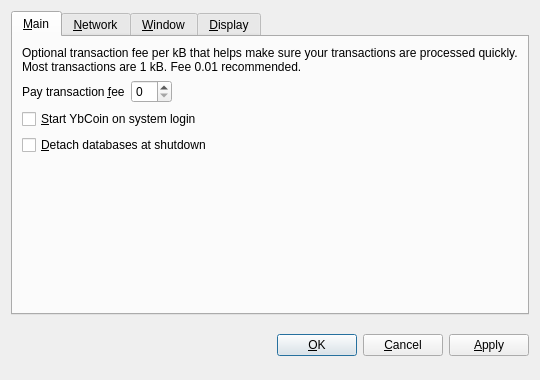
<?xml version="1.0" encoding="UTF-8"?>
<ui version="4.0">
 <class>OptionsDialog</class>
 <widget class="QDialog" name="OptionsDialog">
  <property name="geometry">
   <rect>
    <x>0</x>
    <y>0</y>
    <width>540</width>
    <height>380</height>
   </rect>
  </property>
  <property name="windowTitle">
   <string>Options</string>
  </property>
  <property name="modal">
   <bool>true</bool>
  </property>
  <layout class="QVBoxLayout" name="verticalLayout">
   <item>
    <widget class="QTabWidget" name="tabWidget">
     <property name="tabPosition">
      <enum>QTabWidget::North</enum>
     </property>
     <property name="currentIndex">
      <number>0</number>
     </property>
     <widget class="QWidget" name="tabMain">
      <attribute name="title">
       <string>&amp;Main</string>
      </attribute>
      <layout class="QVBoxLayout" name="verticalLayout_Main">
       <item>
        <widget class="QLabel" name="transactionFeeInfoLabel">
         <property name="text">
          <string>Optional transaction fee per kB that helps make sure your transactions are processed quickly. Most transactions are 1 kB. Fee 0.01 recommended.</string>
         </property>
         <property name="textFormat">
          <enum>Qt::PlainText</enum>
         </property>
         <property name="wordWrap">
          <bool>true</bool>
         </property>
        </widget>
       </item>
       <item>
        <layout class="QHBoxLayout" name="horizontalLayout_Main">
         <item>
          <widget class="QLabel" name="transactionFeeLabel">
           <property name="text">
            <string>Pay transaction &amp;fee</string>
           </property>
           <property name="textFormat">
            <enum>Qt::PlainText</enum>
           </property>
           <property name="buddy">
            <cstring>transactionFee</cstring>
           </property>
          </widget>
         </item>
         <item>
          <widget class="BitcoinAmountField" name="transactionFee"/>
         </item>
         <item>
          <spacer name="horizontalSpacer_Main">
           <property name="orientation">
            <enum>Qt::Horizontal</enum>
           </property>
           <property name="sizeHint" stdset="0">
            <size>
             <width>40</width>
             <height>20</height>
            </size>
           </property>
          </spacer>
         </item>
        </layout>
       </item>
       <item>
        <widget class="QCheckBox" name="bitcoinAtStartup">
         <property name="toolTip">
          <string>Automatically start YbCoin after logging in to the system.</string>
         </property>
         <property name="text">
          <string>&amp;Start YbCoin on system login</string>
         </property>
        </widget>
       </item>
       <item>
        <widget class="QCheckBox" name="detachDatabases">
         <property name="toolTip">
          <string>Detach block and address databases at shutdown. This means they can be moved to another data directory, but it slows down shutdown. The wallet is always detached.</string>
         </property>
         <property name="text">
          <string>&amp;Detach databases at shutdown</string>
         </property>
        </widget>
       </item>
       <item>
        <spacer name="verticalSpacer_Main">
         <property name="orientation">
          <enum>Qt::Vertical</enum>
         </property>
         <property name="sizeHint" stdset="0">
          <size>
           <width>20</width>
           <height>40</height>
          </size>
         </property>
        </spacer>
       </item>
      </layout>
     </widget>
     <widget class="QWidget" name="tabNetwork">
      <attribute name="title">
       <string>&amp;Network</string>
      </attribute>
      <layout class="QVBoxLayout" name="verticalLayout_Network">
       <item>
        <widget class="QCheckBox" name="mapPortUpnp">
         <property name="toolTip">
          <string>Automatically open the YbCoin client port on the router. This only works when your router supports UPnP and it is enabled.</string>
         </property>
         <property name="text">
          <string>Map port using &amp;UPnP</string>
         </property>
        </widget>
       </item>
       <item>
        <widget class="QCheckBox" name="connectSocks">
         <property name="toolTip">
          <string>Connect to the YbCoin network through a SOCKS proxy (e.g. when connecting through Tor).</string>
         </property>
         <property name="text">
          <string>&amp;Connect through SOCKS proxy:</string>
         </property>
        </widget>
       </item>
       <item>
        <layout class="QHBoxLayout" name="horizontalLayout_Network">
         <item>
          <widget class="QLabel" name="proxyIpLabel">
           <property name="text">
            <string>Proxy &amp;IP:</string>
           </property>
           <property name="textFormat">
            <enum>Qt::PlainText</enum>
           </property>
           <property name="buddy">
            <cstring>proxyIp</cstring>
           </property>
          </widget>
         </item>
         <item>
          <widget class="QValidatedLineEdit" name="proxyIp">
           <property name="maximumSize">
            <size>
             <width>140</width>
             <height>16777215</height>
            </size>
           </property>
           <property name="toolTip">
            <string>IP address of the proxy (e.g. 127.0.0.1)</string>
           </property>
          </widget>
         </item>
         <item>
          <widget class="QLabel" name="proxyPortLabel">
           <property name="text">
            <string>&amp;Port:</string>
           </property>
           <property name="textFormat">
            <enum>Qt::PlainText</enum>
           </property>
           <property name="buddy">
            <cstring>proxyPort</cstring>
           </property>
          </widget>
         </item>
         <item>
          <widget class="QLineEdit" name="proxyPort">
           <property name="maximumSize">
            <size>
             <width>55</width>
             <height>16777215</height>
            </size>
           </property>
           <property name="toolTip">
            <string>Port of the proxy (e.g. 9050)</string>
           </property>
          </widget>
         </item>
         <item>
          <widget class="QLabel" name="socksVersionLabel">
           <property name="text">
            <string>SOCKS &amp;Version:</string>
           </property>
           <property name="textFormat">
            <enum>Qt::PlainText</enum>
           </property>
           <property name="buddy">
            <cstring>socksVersion</cstring>
           </property>
          </widget>
         </item>
         <item>
          <widget class="QValueComboBox" name="socksVersion">
           <property name="toolTip">
            <string>SOCKS version of the proxy (e.g. 5)</string>
           </property>
          </widget>
         </item>
         <item>
          <spacer name="horizontalSpacer_Network">
           <property name="orientation">
            <enum>Qt::Horizontal</enum>
           </property>
           <property name="sizeHint" stdset="0">
            <size>
             <width>40</width>
             <height>20</height>
            </size>
           </property>
          </spacer>
         </item>
        </layout>
       </item>
       <item>
        <spacer name="verticalSpacer_Network">
         <property name="orientation">
          <enum>Qt::Vertical</enum>
         </property>
         <property name="sizeHint" stdset="0">
          <size>
           <width>20</width>
           <height>40</height>
          </size>
         </property>
        </spacer>
       </item>
      </layout>
     </widget>
     <widget class="QWidget" name="tabWindow">
      <attribute name="title">
       <string>&amp;Window</string>
      </attribute>
      <layout class="QVBoxLayout" name="verticalLayout_Window">
       <item>
        <widget class="QCheckBox" name="minimizeToTray">
         <property name="toolTip">
          <string>Show only a tray icon after minimizing the window.</string>
         </property>
         <property name="text">
          <string>&amp;Minimize to the tray instead of the taskbar</string>
         </property>
        </widget>
       </item>
       <item>
        <widget class="QCheckBox" name="minimizeOnClose">
         <property name="toolTip">
          <string>Minimize instead of exit the application when the window is closed. When this option is enabled, the application will be closed only after selecting Quit in the menu.</string>
         </property>
         <property name="text">
          <string>M&amp;inimize on close</string>
         </property>
        </widget>
       </item>
       <item>
        <spacer name="verticalSpacer_Window">
         <property name="orientation">
          <enum>Qt::Vertical</enum>
         </property>
         <property name="sizeHint" stdset="0">
          <size>
           <width>20</width>
           <height>40</height>
          </size>
         </property>
        </spacer>
       </item>
      </layout>
     </widget>
     <widget class="QWidget" name="tabDisplay">
      <attribute name="title">
       <string>&amp;Display</string>
      </attribute>
      <layout class="QVBoxLayout" name="verticalLayout_Display">
       <item>
        <layout class="QHBoxLayout" name="horizontalLayout_1_Display">
         <item>
          <widget class="QLabel" name="langLabel">
           <property name="text">
            <string>User Interface &amp;language:</string>
           </property>
           <property name="textFormat">
            <enum>Qt::PlainText</enum>
           </property>
           <property name="buddy">
            <cstring>lang</cstring>
           </property>
          </widget>
         </item>
         <item>
          <widget class="QValueComboBox" name="lang">
           <property name="toolTip">
            <string>The user interface language can be set here. This setting will take effect after restarting YbCoin.</string>
           </property>
          </widget>
         </item>
        </layout>
       </item>
       <item>
        <layout class="QHBoxLayout" name="horizontalLayout_2_Display">
         <item>
          <widget class="QLabel" name="unitLabel">
           <property name="text">
            <string>&amp;Unit to show amounts in:</string>
           </property>
           <property name="textFormat">
            <enum>Qt::PlainText</enum>
           </property>
           <property name="buddy">
            <cstring>unit</cstring>
           </property>
          </widget>
         </item>
         <item>
          <widget class="QValueComboBox" name="unit">
           <property name="toolTip">
            <string>Choose the default subdivision unit to show in the interface and when sending coins.</string>
           </property>
          </widget>
         </item>
        </layout>
       </item>
       <item>
        <widget class="QCheckBox" name="displayAddresses">
         <property name="toolTip">
          <string>Whether to show YbCoin addresses in the transaction list or not.</string>
         </property>
         <property name="text">
          <string>&amp;Display addresses in transaction list</string>
         </property>
        </widget>
       </item>
       <item>
        <spacer name="verticalSpacer_Display">
         <property name="orientation">
          <enum>Qt::Vertical</enum>
         </property>
         <property name="sizeHint" stdset="0">
          <size>
           <width>20</width>
           <height>40</height>
          </size>
         </property>
        </spacer>
       </item>
      </layout>
     </widget>
    </widget>
   </item>
   <item>
    <layout class="QHBoxLayout" name="horizontalLayout_Buttons">
     <item>
      <spacer name="horizontalSpacer_1">
       <property name="orientation">
        <enum>Qt::Horizontal</enum>
       </property>
       <property name="sizeHint" stdset="0">
        <size>
         <width>40</width>
         <height>48</height>
        </size>
       </property>
      </spacer>
     </item>
     <item>
      <widget class="QLabel" name="statusLabel">
       <property name="font">
        <font>
         <weight>75</weight>
         <bold>true</bold>
        </font>
       </property>
       <property name="text">
        <string/>
       </property>
       <property name="textFormat">
        <enum>Qt::PlainText</enum>
       </property>
       <property name="wordWrap">
        <bool>true</bool>
       </property>
      </widget>
     </item>
     <item>
      <spacer name="horizontalSpacer_2">
       <property name="orientation">
        <enum>Qt::Horizontal</enum>
       </property>
       <property name="sizeHint" stdset="0">
        <size>
         <width>40</width>
         <height>48</height>
        </size>
       </property>
      </spacer>
     </item>
     <item>
      <widget class="QPushButton" name="okButton">
       <property name="text">
        <string>&amp;OK</string>
       </property>
      </widget>
     </item>
     <item>
      <widget class="QPushButton" name="cancelButton">
       <property name="text">
        <string>&amp;Cancel</string>
       </property>
       <property name="autoDefault">
        <bool>false</bool>
       </property>
      </widget>
     </item>
     <item>
      <widget class="QPushButton" name="applyButton">
       <property name="text">
        <string>&amp;Apply</string>
       </property>
       <property name="autoDefault">
        <bool>false</bool>
       </property>
      </widget>
     </item>
    </layout>
   </item>
  </layout>
 </widget>
 <customwidgets>
  <customwidget>
   <class>BitcoinAmountField</class>
   <extends>QSpinBox</extends>
   <header>bitcoinamountfield.h</header>
  </customwidget>
  <customwidget>
   <class>QValueComboBox</class>
   <extends>QComboBox</extends>
   <header>qvaluecombobox.h</header>
  </customwidget>
  <customwidget>
   <class>QValidatedLineEdit</class>
   <extends>QLineEdit</extends>
   <header>qvalidatedlineedit.h</header>
  </customwidget>
 </customwidgets>
 <resources/>
 <connections/>
</ui>
